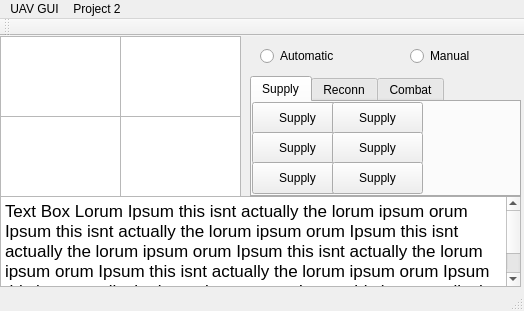
<?xml version="1.0" encoding="UTF-8"?>
<ui version="4.0">
 <class>MainWindow</class>
 <widget class="QMainWindow" name="MainWindow">
  <property name="geometry">
   <rect>
    <x>0</x>
    <y>0</y>
    <width>524</width>
    <height>311</height>
   </rect>
  </property>
  <property name="windowTitle">
   <string>MainWindow</string>
  </property>
  <widget class="QWidget" name="centralWidget">
   <widget class="QRadioButton" name="radioButton">
    <property name="geometry">
     <rect>
      <x>260</x>
      <y>10</y>
      <width>102</width>
      <height>20</height>
     </rect>
    </property>
    <property name="text">
     <string>Automatic</string>
    </property>
   </widget>
   <widget class="QRadioButton" name="radioButton_2">
    <property name="geometry">
     <rect>
      <x>410</x>
      <y>10</y>
      <width>102</width>
      <height>20</height>
     </rect>
    </property>
    <property name="text">
     <string>Manual</string>
    </property>
   </widget>
   <widget class="QGraphicsView" name="graphicsView_3">
    <property name="geometry">
     <rect>
      <x>0</x>
      <y>80</y>
      <width>121</width>
      <height>81</height>
     </rect>
    </property>
   </widget>
   <widget class="QGraphicsView" name="graphicsView_4">
    <property name="geometry">
     <rect>
      <x>120</x>
      <y>80</y>
      <width>121</width>
      <height>81</height>
     </rect>
    </property>
   </widget>
   <widget class="QTextBrowser" name="textBrowser">
    <property name="geometry">
     <rect>
      <x>0</x>
      <y>160</y>
      <width>521</width>
      <height>91</height>
     </rect>
    </property>
    <property name="html">
     <string>&lt;!DOCTYPE HTML PUBLIC &quot;-//W3C//DTD HTML 4.0//EN&quot; &quot;http://www.w3.org/TR/REC-html40/strict.dtd&quot;&gt;
&lt;html&gt;&lt;head&gt;&lt;meta name=&quot;qrichtext&quot; content=&quot;1&quot; /&gt;&lt;style type=&quot;text/css&quot;&gt;
p, li { white-space: pre-wrap; }
&lt;/style&gt;&lt;/head&gt;&lt;body style=&quot; font-family:'.Helvetica Neue DeskInterface'; font-size:13pt; font-weight:400; font-style:normal;&quot;&gt;
&lt;p style=&quot; margin-top:0px; margin-bottom:0px; margin-left:0px; margin-right:0px; -qt-block-indent:0; text-indent:0px;&quot;&gt;Text Box Lorum Ipsum this isnt actually the lorum ipsum orum Ipsum this isnt actually the lorum ipsum orum Ipsum this isnt actually the lorum ipsum orum Ipsum this isnt actually the lorum ipsum orum Ipsum this isnt actually the lorum ipsum orum Ipsum this isnt actually the lorum ipsum orum Ipsum this isnt actually the lorum ipsum orum Ipsum this isnt actually the lorum ipsum&lt;/p&gt;&lt;/body&gt;&lt;/html&gt;</string>
    </property>
   </widget>
   <widget class="QGraphicsView" name="graphicsView_5">
    <property name="geometry">
     <rect>
      <x>0</x>
      <y>0</y>
      <width>121</width>
      <height>81</height>
     </rect>
    </property>
   </widget>
   <widget class="QGraphicsView" name="graphicsView_6">
    <property name="geometry">
     <rect>
      <x>120</x>
      <y>0</y>
      <width>121</width>
      <height>81</height>
     </rect>
    </property>
   </widget>
   <widget class="QTabWidget" name="Controls">
    <property name="geometry">
     <rect>
      <x>250</x>
      <y>40</y>
      <width>271</width>
      <height>121</height>
     </rect>
    </property>
    <property name="toolTip">
     <string>&lt;html&gt;&lt;head/&gt;&lt;body&gt;&lt;p&gt;n&lt;/p&gt;&lt;/body&gt;&lt;/html&gt;</string>
    </property>
    <property name="currentIndex">
     <number>0</number>
    </property>
    <widget class="QWidget" name="Supply">
     <attribute name="title">
      <string>Supply</string>
     </attribute>
     <widget class="QPushButton" name="pushButton_7">
      <property name="geometry">
       <rect>
        <x>0</x>
        <y>0</y>
        <width>91</width>
        <height>32</height>
       </rect>
      </property>
      <property name="text">
       <string>Supply</string>
      </property>
     </widget>
     <widget class="QPushButton" name="pushButton_8">
      <property name="geometry">
       <rect>
        <x>0</x>
        <y>30</y>
        <width>91</width>
        <height>32</height>
       </rect>
      </property>
      <property name="text">
       <string>Supply</string>
      </property>
     </widget>
     <widget class="QPushButton" name="pushButton_9">
      <property name="geometry">
       <rect>
        <x>0</x>
        <y>60</y>
        <width>91</width>
        <height>32</height>
       </rect>
      </property>
      <property name="text">
       <string>Supply</string>
      </property>
     </widget>
     <widget class="QPushButton" name="pushButton_10">
      <property name="geometry">
       <rect>
        <x>80</x>
        <y>0</y>
        <width>91</width>
        <height>32</height>
       </rect>
      </property>
      <property name="text">
       <string>Supply</string>
      </property>
     </widget>
     <widget class="QPushButton" name="pushButton_11">
      <property name="geometry">
       <rect>
        <x>80</x>
        <y>30</y>
        <width>91</width>
        <height>32</height>
       </rect>
      </property>
      <property name="text">
       <string>Supply</string>
      </property>
     </widget>
     <widget class="QPushButton" name="pushButton_12">
      <property name="geometry">
       <rect>
        <x>80</x>
        <y>60</y>
        <width>91</width>
        <height>32</height>
       </rect>
      </property>
      <property name="text">
       <string>Supply</string>
      </property>
     </widget>
    </widget>
    <widget class="QWidget" name="Reconn">
     <attribute name="title">
      <string>Reconn</string>
     </attribute>
     <widget class="QPushButton" name="pushButton_13">
      <property name="geometry">
       <rect>
        <x>0</x>
        <y>0</y>
        <width>91</width>
        <height>32</height>
       </rect>
      </property>
      <property name="text">
       <string>close</string>
      </property>
     </widget>
     <widget class="QPushButton" name="pushButton_14">
      <property name="geometry">
       <rect>
        <x>0</x>
        <y>60</y>
        <width>91</width>
        <height>32</height>
       </rect>
      </property>
      <property name="text">
       <string>close</string>
      </property>
     </widget>
     <widget class="QPushButton" name="pushButton_15">
      <property name="geometry">
       <rect>
        <x>80</x>
        <y>0</y>
        <width>91</width>
        <height>32</height>
       </rect>
      </property>
      <property name="text">
       <string>close</string>
      </property>
     </widget>
     <widget class="QPushButton" name="pushButton_16">
      <property name="geometry">
       <rect>
        <x>80</x>
        <y>30</y>
        <width>91</width>
        <height>32</height>
       </rect>
      </property>
      <property name="text">
       <string>close</string>
      </property>
     </widget>
     <widget class="QPushButton" name="pushButton_17">
      <property name="geometry">
       <rect>
        <x>0</x>
        <y>30</y>
        <width>91</width>
        <height>32</height>
       </rect>
      </property>
      <property name="text">
       <string>close</string>
      </property>
     </widget>
     <widget class="QPushButton" name="pushButton_18">
      <property name="geometry">
       <rect>
        <x>80</x>
        <y>60</y>
        <width>91</width>
        <height>32</height>
       </rect>
      </property>
      <property name="text">
       <string>close</string>
      </property>
     </widget>
    </widget>
    <widget class="QWidget" name="Combat">
     <property name="enabled">
      <bool>true</bool>
     </property>
     <attribute name="title">
      <string>Combat</string>
     </attribute>
     <widget class="QPushButton" name="pushButton">
      <property name="geometry">
       <rect>
        <x>0</x>
        <y>0</y>
        <width>91</width>
        <height>32</height>
       </rect>
      </property>
      <property name="text">
       <string>combat</string>
      </property>
     </widget>
     <widget class="QPushButton" name="pushButton_2">
      <property name="geometry">
       <rect>
        <x>0</x>
        <y>30</y>
        <width>91</width>
        <height>32</height>
       </rect>
      </property>
      <property name="text">
       <string>buttons</string>
      </property>
     </widget>
     <widget class="QPushButton" name="pushButton_3">
      <property name="geometry">
       <rect>
        <x>0</x>
        <y>60</y>
        <width>91</width>
        <height>32</height>
       </rect>
      </property>
      <property name="text">
       <string>1</string>
      </property>
     </widget>
     <widget class="QPushButton" name="pushButton_4">
      <property name="geometry">
       <rect>
        <x>80</x>
        <y>0</y>
        <width>91</width>
        <height>32</height>
       </rect>
      </property>
      <property name="text">
       <string>2</string>
      </property>
     </widget>
     <widget class="QPushButton" name="pushButton_5">
      <property name="geometry">
       <rect>
        <x>80</x>
        <y>30</y>
        <width>91</width>
        <height>32</height>
       </rect>
      </property>
      <property name="text">
       <string>3</string>
      </property>
     </widget>
     <widget class="QPushButton" name="pushButton_6">
      <property name="geometry">
       <rect>
        <x>80</x>
        <y>60</y>
        <width>91</width>
        <height>32</height>
       </rect>
      </property>
      <property name="text">
       <string>4</string>
      </property>
     </widget>
    </widget>
   </widget>
  </widget>
  <widget class="QMenuBar" name="menuBar">
   <property name="geometry">
    <rect>
     <x>0</x>
     <y>0</y>
     <width>524</width>
     <height>22</height>
    </rect>
   </property>
   <widget class="QMenu" name="menuUAV">
    <property name="title">
     <string>UAV GUI</string>
    </property>
   </widget>
   <widget class="QMenu" name="menuProject_2">
    <property name="title">
     <string>Project 2</string>
    </property>
   </widget>
   <addaction name="menuUAV"/>
   <addaction name="menuProject_2"/>
  </widget>
  <widget class="QToolBar" name="mainToolBar">
   <attribute name="toolBarArea">
    <enum>TopToolBarArea</enum>
   </attribute>
   <attribute name="toolBarBreak">
    <bool>false</bool>
   </attribute>
  </widget>
  <widget class="QStatusBar" name="statusBar"/>
 </widget>
 <layoutdefault spacing="6" margin="11"/>
 <resources/>
 <connections/>
</ui>
